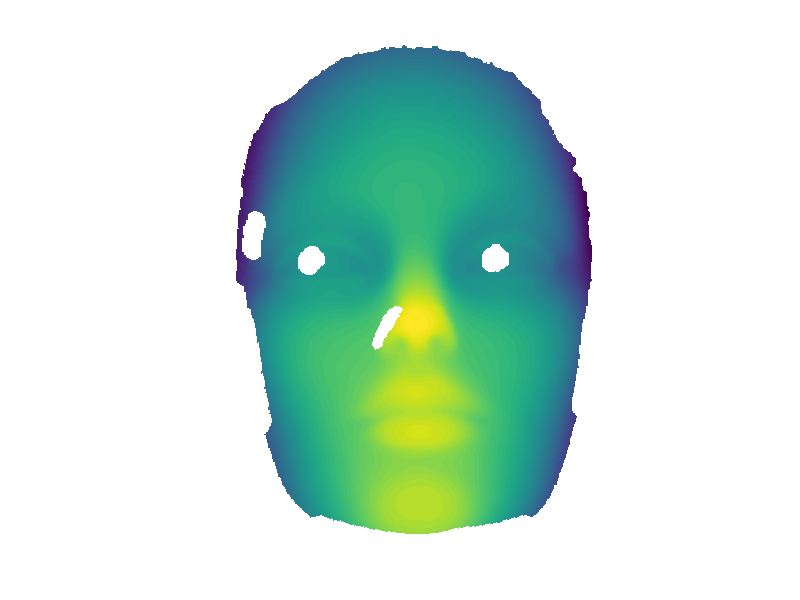

MATLAB code for this plot: (Note: this script raises an error after producing the figure.)

load('face.mat');

%% part 1 - displaying...
h = surf(X,Y,Z.*MASK);
axis image, shading interp, view([0 90]),
axis off,lighting phong, camlight head,
set(h,'FaceColor',[1 1 1] * 0.9, 'EdgeColor', 'none',...
'SpecularColorReflectance',0.1,'SpecularExponent',100);

%% part 2 - calc curvatures

[X_u, X_v] = gradient(X);
[Y_u, Y_v] = gradient(Y);
[Z_u, Z_v] = gradient(Z);

[X_uu, X_uv] = gradient(X_u);
[~, X_vv] = gradient(X_v);
[Y_uu, Y_uv] = gradient(Y_u);
[~, Y_vv] = gradient(Y_v);
[Z_uu, Z_uv] = gradient(Z_u);
[~, Z_vv] = gradient(Z_v);


A_u = [X_u(:) Y_u(:) Z_u(:)]';
A_v = [X_v(:) Y_v(:) Z_v(:)]';
A_uu = [X_uu(:) Y_uu(:) Z_uu(:)]';
A_uv = [X_uv(:) Y_uv(:) Z_uv(:)]';
A_vv = [X_vv(:) Y_vv(:) Z_vv(:)]';

N = normc(cross(A_u, A_v));

E = dot(A_u, A_u);
F = dot(A_u, A_v);
G = dot(A_v, A_v);

e = dot(N, A_uu);
f = dot(N, A_uv);
g = dot(N, A_vv);



K = (e.*g - f.*f) ./ (E.*G - F.*F);
H = 0.5 * (e.*G - 2*f.*F + g.*E) ./ ((E.*G - F.*F));

K = reshape(K, size(X));
H = reshape(H, size(X));

h = surf(X,Y,Z.*MASK, K);
axis image, shading interp, view([0 90]), axis off, colormap jet
lighting phong, camlight head
set(h,'SpecularColorReflectance',0.1,'SpecularExponent',100);

h = surf(X,Y,Z.*MASK, H);
axis image, shading interp, view([0 90]), axis off, colormap jet
lighting phong, camlight head
set(h,'SpecularColorReflectance',0.1,'SpecularExponent',100);

%% part 3 - classification of mesh areas..

classification = zeros(size(X));

classification(K>0) = 2;
classification(K<0) = 3;
classification(abs(K)<0.01 & abs(H)<0.01) = 0;

h = surf(X,Y,Z.*MASK, classification);
axis image, shading interp, view([0 90]), axis off, colormap jet
lighting phong, camlight head
set(h,'SpecularColorReflectance',0.1,'SpecularExponent',100);

